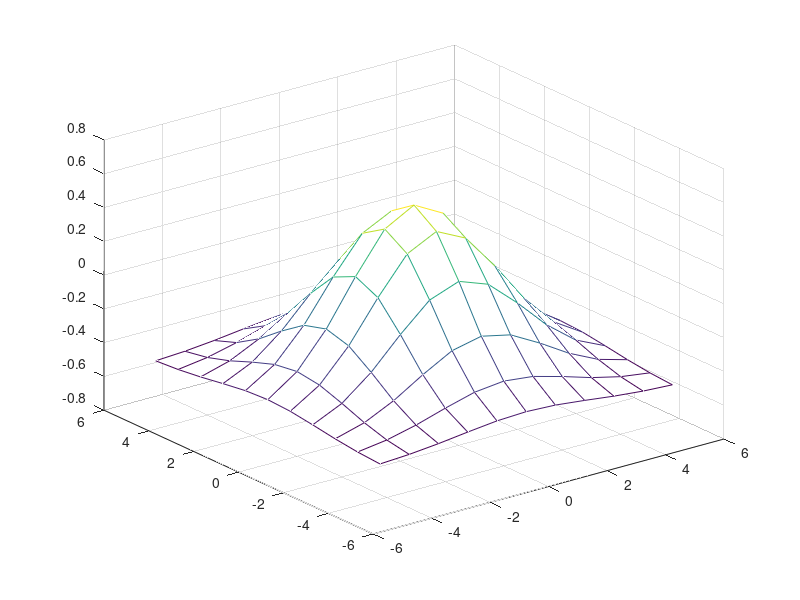
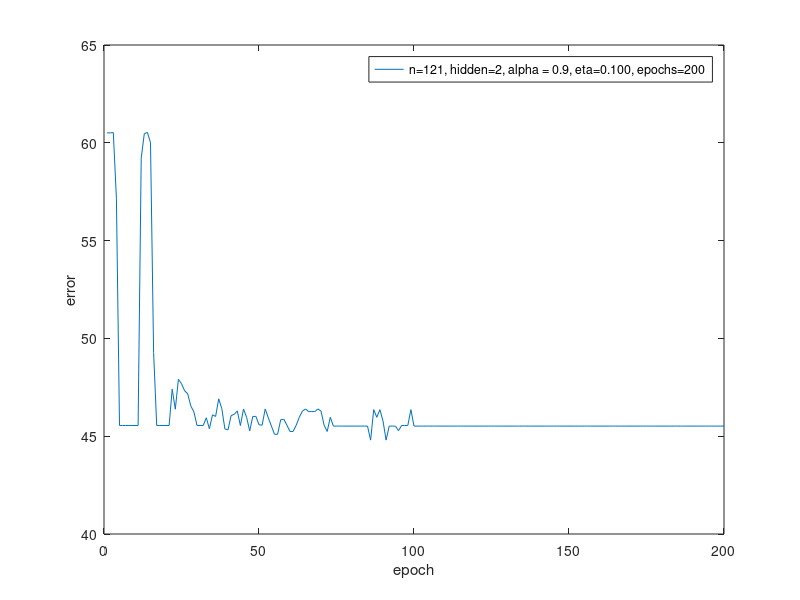
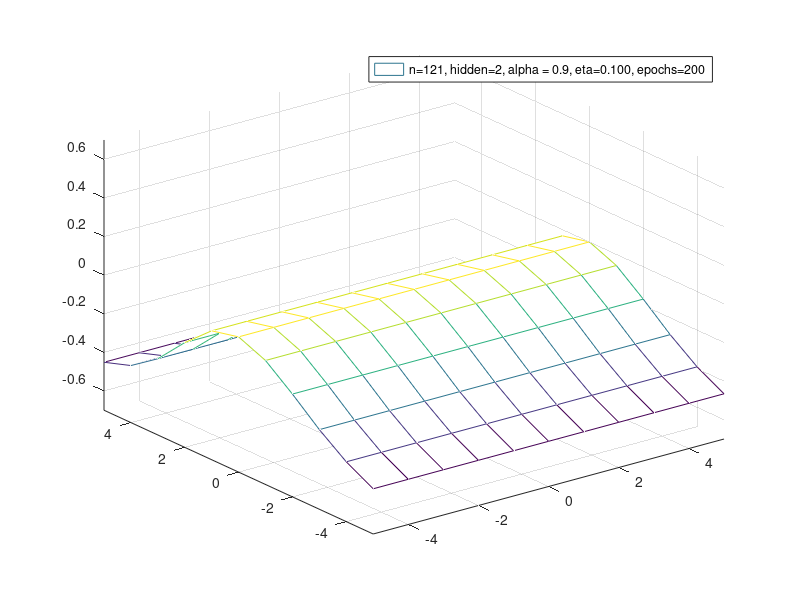

Source code (MATLAB) for these figures, in order:
close all;
clear;

n = 121;
alpha = 0.9;
eta = 0.1;
error = [];
epoch_total = 200;
hidden = 2;

input_x = [-5:1:5]';
input_y = input_x;
z = exp(-input_x.*input_x*0.1) * exp(-input_y.*input_y*0.1)' - 0.5;
[gridsize, ~] = size(z);
ndata = gridsize * gridsize;

mesh( input_x, input_y, z);

targets = reshape(z, 1, ndata);
[xx, yy] = meshgrid(input_x, input_y);
patterns_original = [reshape(xx, 1, ndata); reshape(yy, 1, ndata)];

% Randomize data
permute = randperm(ndata);
patterns = patterns_original(:, permute);
targets = targets(:, permute);

[insize, ~] = size(patterns);
[outsize, ndata] = size(targets);

% Number of points that are kept
patterns_small = patterns(:, 1:n);
targets_small = targets(:, 1:n);

[insize_small, ~] = size(patterns_small);
[outsize_small, ndata_small] = size(targets_small);

X = [patterns_small; ones(1, ndata_small)];


w = randn(hidden, insize_small+1);
v = randn(outsize_small, hidden+1);
dw = 0;
dv = 0;

for epoch = 1:epoch_total
    % Forward pass
    hin = w * [patterns_small; ones(1, ndata_small)];
    hout = [2 ./ (1+exp(-hin)) - 1 ; ones(1,ndata_small)];

    oin = v * hout;
    out = 2 ./ (1+exp(-oin)) - 1;

    % Backward pass
    delta_o = (out - targets_small) .* ((1 + out) .* (1 - out)) * 0.5;
    delta_h = (v' * delta_o) .* ((1 + hout) .* (1 - hout)) * 0.5;
    delta_h = delta_h(1:hidden, :);

    % Weight calc
    dw = (dw .* alpha) - (delta_h * X') .* (1 - alpha);
    dv = (dv .* alpha) - (delta_o * hout') .* (1 - alpha);
    w = w + dw .* eta;
    v = v + dv .* eta;
    
    error(epoch) = sum(sum(abs(sign(out) - targets_small)./2));
    
end

figure;
plot(1:epoch_total, error);
xlabel('epoch');
ylabel('error');
legend(sprintf('n=%d, hidden=%d, alpha = %.1f, eta=%.3f, epochs=%d', n, hidden, alpha, eta, epoch));


% Resultant 
figure;

hin = w * [patterns_original; ones(1, ndata)];
hout = [2 ./ (1+exp(-hin)) - 1 ; ones(1,ndata)];

oin = v * hout;
out = 2 ./ (1+exp(-oin)) - 1;

zz = reshape(out, gridsize, gridsize);
mesh(input_x, input_y, zz);
axis([-5 5 -5 5 -0.7 0.7]);
drawnow;
legend(sprintf('n=%d, hidden=%d, alpha = %.1f, eta=%.3f, epochs=%d', n, hidden, alpha, eta, epoch));
